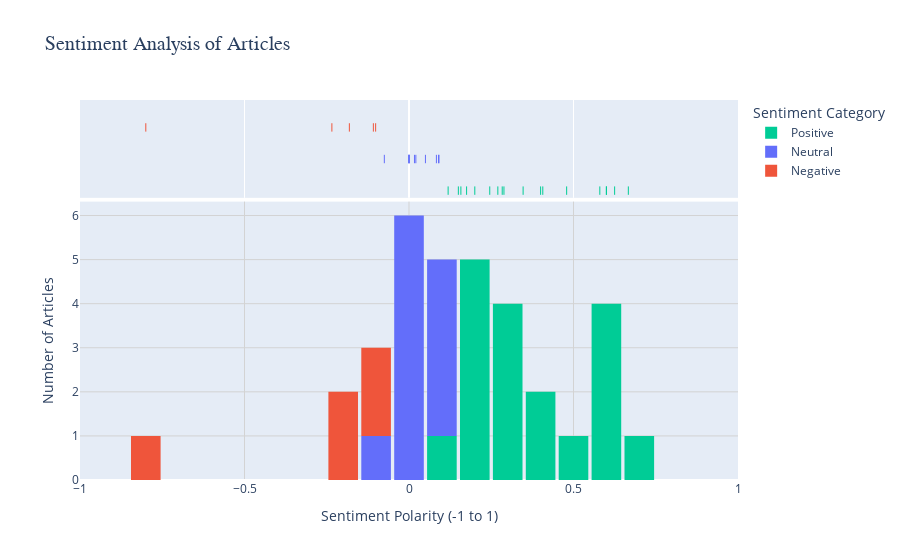

This figure's notebook cell:
### Markdown cell above
# Lets Perform Sentimental Analysis

### Code cell
# Sentiment Analysis
def get_sentiment(text):
    """Calculate sentiment polarity with error handling."""
    try:
        text = str(text) if pd.notna(text) else ""
        return TextBlob(text).sentiment.polarity
    except Exception as e:
        print(f"Error processing text: {e}")
        return 0.0  # Default to neutral

# Applying Sentiment Analysis
data['Sentiment'] = data['Article'].apply(get_sentiment)

# Categorizing Sentiment
def categorize_sentiment(polarity):
    """Categorize sentiment into Positive, Negative, or Neutral."""
    if polarity > 0.1:
        return "Positive"
    elif polarity < -0.1:
        return "Negative"
    else:
        return "Neutral"

data['Sentiment_Category'] = data['Sentiment'].apply(categorize_sentiment)

# Visualizing Sentiment
fig = px.histogram(
    data,
    x='Sentiment',
    nbins=20,
    title='Sentiment Analysis of Articles',
    labels={'Sentiment': 'Sentiment Polarity'},
    color='Sentiment_Category',
    color_discrete_map={'Positive': '#00CC96', 'Negative': '#EF553B', 'Neutral': '#636EFA'},
    marginal="rug"
)
fig.update_layout(
    xaxis_title='Sentiment Polarity (-1 to 1)',
    yaxis_title='Number of Articles',
    title_font=dict(size=20, family="Arial"),
    xaxis=dict(showgrid=True, gridwidth=1, gridcolor='LightGray', range=[-1, 1]),
    yaxis=dict(showgrid=True, gridwidth=1, gridcolor='LightGray'),
    legend_title="Sentiment Category",
    bargap=0.1
)
fig.show()  

# Displaying Summary Statistics
display("Sentiment Summary:")
display(data['Sentiment'].describe())
display("\nSentiment Category Counts:")
display(data['Sentiment_Category'].value_counts())

### Figure 1 — Plotly figure (JSON) as saved in the notebook; plotly's stock layout.template omitted (floating-point values rounded to 4 significant figures)
{"data": [{"alignmentgroup": "True", "bingroup": "x", "hovertemplate": "Sentiment_Category=Positive<br>Sentiment Polarity=%{x}<br>count=%{y}<extra></extra>", "legendgroup": "Positive", "marker": {"color": "#00CC96", "pattern": {"shape": ""}}, "name": "Positive", "nbinsx": 20, "offsetgroup": "Positive", "orientation": "v", "showlegend": true, "type": "histogram", "x": [0.6667, 0.6, 0.625, 0.6, 0.2833, 0.4067, 0.3469, 0.58, 0.4792, 0.2, 0.15, 0.1577, 0.4, 0.175, 0.2455, 0.1189, 0.27, 0.2886], "xaxis": "x", "yaxis": "y"}, {"alignmentgroup": "True", "boxpoints": "all", "fillcolor": "rgba(255,255,255,0)", "hoveron": "points", "hovertemplate": "Sentiment_Category=Positive<br>Sentiment Polarity=%{x}<extra></extra>", "jitter": 0, "legendgroup": "Positive", "line": {"color": "rgba(255,255,255,0)"}, "marker": {"color": "#00CC96", "symbol": "line-ns-open"}, "name": "Positive", "offsetgroup": "Positive", "showlegend": false, "type": "box", "x": [0.6667, 0.6, 0.625, 0.6, 0.2833, 0.4067, 0.3469, 0.58, 0.4792, 0.2, 0.15, 0.1577, 0.4, 0.175, 0.2455, 0.1189, 0.27, 0.2886], "xaxis": "x2", "yaxis": "y2"}, {"alignmentgroup": "True", "bingroup": "x", "hovertemplate": "Sentiment_Category=Neutral<br>Sentiment Polarity=%{x}<br>count=%{y}<extra></extra>", "legendgroup": "Neutral", "marker": {"color": "#636EFA", "pattern": {"shape": ""}}, "name": "Neutral", "nbinsx": 20, "offsetgroup": "Neutral", "orientation": "v", "showlegend": true, "type": "histogram", "x": [0.02083, 0.05, 0.01667, 0, -0.075, 0, 0.08333, 0, 0.09111, 0.0898, 0], "xaxis": "x", "yaxis": "y"}, {"alignmentgroup": "True", "boxpoints": "all", "fillcolor": "rgba(255,255,255,0)", "hoveron": "points", "hovertemplate": "Sentiment_Category=Neutral<br>Sentiment Polarity=%{x}<extra></extra>", "jitter": 0, "legendgroup": "Neutral", "line": {"color": "rgba(255,255,255,0)"}, "marker": {"color": "#636EFA", "symbol": "line-ns-open"}, "name": "Neutral", "offsetgroup": "Neutral", "showlegend": false, "type": "box", "x": [0.02083, 0.05, 0.01667, 0, -0.075, 0, 0.08333, 0, 0.09111, 0.0898, 0], "xaxis": "x2", "yaxis": "y2"}, {"alignmentgroup": "True", "bingroup": "x", "hovertemplate": "Sentiment_Category=Negative<br>Sentiment Polarity=%{x}<br>count=%{y}<extra></extra>", "legendgroup": "Negative", "marker": {"color": "#EF553B", "pattern": {"shape": ""}}, "name": "Negative", "nbinsx": 20, "offsetgroup": "Negative", "orientation": "v", "showlegend": true, "type": "histogram", "x": [-0.1014, -0.1083, -0.2344, -0.8, -0.1812], "xaxis": "x", "yaxis": "y"}, {"alignmentgroup": "True", "boxpoints": "all", "fillcolor": "rgba(255,255,255,0)", "hoveron": "points", "hovertemplate": "Sentiment_Category=Negative<br>Sentiment Polarity=%{x}<extra></extra>", "jitter": 0, "legendgroup": "Negative", "line": {"color": "rgba(255,255,255,0)"}, "marker": {"color": "#EF553B", "symbol": "line-ns-open"}, "name": "Negative", "offsetgroup": "Negative", "showlegend": false, "type": "box", "x": [-0.1014, -0.1083, -0.2344, -0.8, -0.1812], "xaxis": "x2", "yaxis": "y2"}], "layout": {"bargap": 0.1, "barmode": "relative", "legend": {"title": {"text": "Sentiment Category"}, "tracegroupgap": 0}, "title": {"font": {"family": "Arial", "size": 20}, "text": "Sentiment Analysis of Articles"}, "xaxis": {"anchor": "y", "domain": [0, 1], "gridcolor": "LightGray", "gridwidth": 1, "range": [-1, 1], "showgrid": true, "title": {"text": "Sentiment Polarity (-1 to 1)"}}, "xaxis2": {"anchor": "y2", "domain": [0, 1], "matches": "x", "showgrid": true, "showticklabels": false}, "yaxis": {"anchor": "x", "domain": [0, 0.7326], "gridcolor": "LightGray", "gridwidth": 1, "showgrid": true, "title": {"text": "Number of Articles"}}, "yaxis2": {"anchor": "x2", "domain": [0.7426, 1], "matches": "y2", "showgrid": false, "showline": false, "showticklabels": false, "ticks": ""}}}
